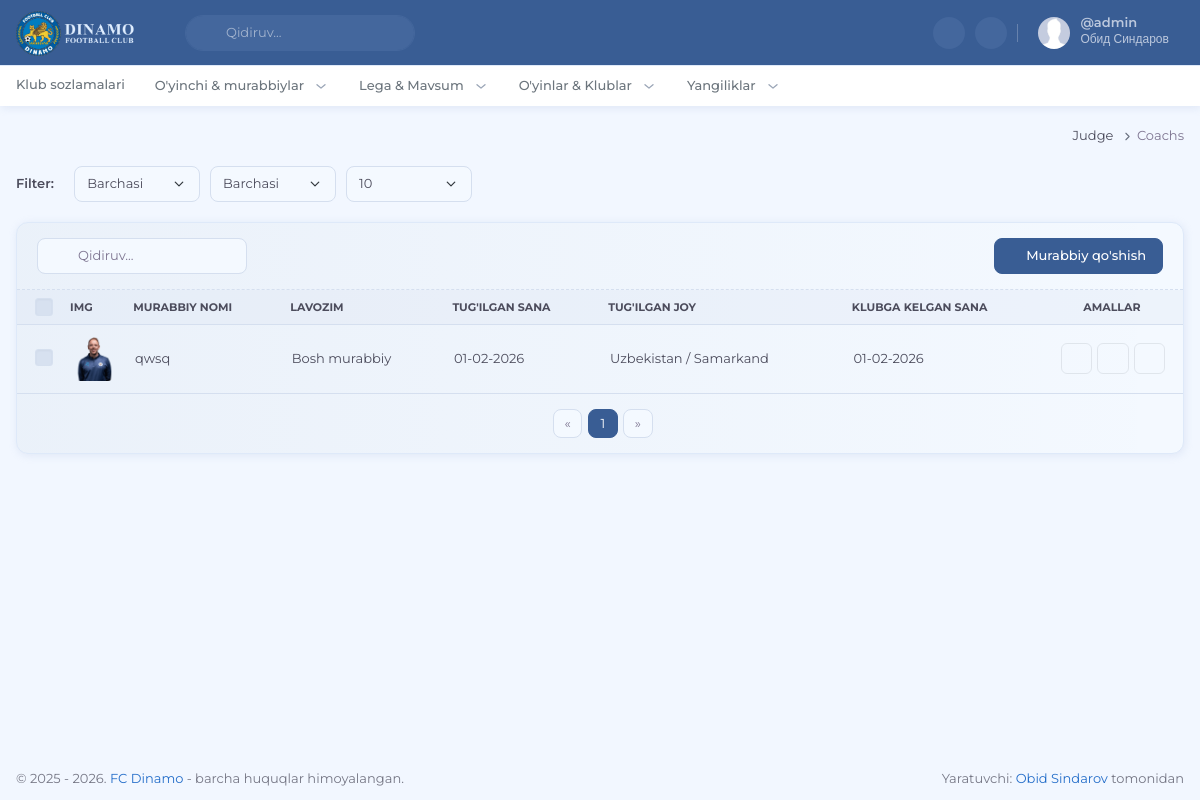
The page /judge/coachs (signed in) on the database its author committed.
### apps/users/models.py (models this page shows, shortened)
class CustomUser(AbstractUser):
    pass

### apps/teams/models.py (models this page shows, shortened)
class Coach(models.Model):
    name = models.CharField(max_length=255)
    position = models.ForeignKey(CoachPosition, on_delete=models.PROTECT)
    team_type = models.ForeignKey(TeamType, on_delete=models.PROTECT)
    date_of_birth = models.DateField(blank=True, null=True)
    location = models.CharField(max_length=100, blank=True, null=True)
    joined_date = models.DateField(blank=True, null=True)
    image = models.FileField(upload_to='coaches/', blank=True, null=True)
    biography = models.TextField()
    order = models.IntegerField(default=0)
    class Meta:
        ordering = ('order',)

class CoachPosition(models.Model):
    title = models.CharField(max_length=255)
    order = models.IntegerField(default=0)
    class Meta:
        ordering = ('order',)
    def __str__(self):
        return self.title

### apps/judge/views.py (the view, shortened to what this page needs)
# urls.py: path('coachs', views.judge_coachs, name='judge_coachs'),
@login_required
def judge_coachs(request):
    if not request.user.is_superuser:
        raise PermissionDenied
    per_page = request.GET.get('per_page', 10)
    category = request.GET.get('category')
    position = request.GET.get('position')
    coachs_list = Coach.objects.select_related('position', 'team_type').order_by('-id')
    positions = CoachPosition.objects.order_by('order')
    if category and category != "all":
        category = int(category)
        coachs_list = coachs_list.filter(team_type__id=category)
    if position and position != "all":
        position = int(position)
        coachs_list = coachs_list.filter(position__id=position)
    coachs_list, pagination_range = paginate_queryset(coachs_list, request, per_page=per_page)
    paths = [
        {'title': 'judge', 'url': 'judge', 'args': []},
        {'title': 'coachs', 'url': 'judge_coachs', 'args': []},
    ]
    context = {
        'category': category,
        'position': position,
        'positions': positions,
        'coachs_list': coachs_list,
        'pagination_range': pagination_range,
        'per_page': str(per_page),
        'paths': paths,
        'page_title': 'O\'yinchilarni sozlash'
    }
    context.update(get_base_context(request))
    return render(request, 'judge/players/coachs/coachs.html', context)

### apps/core/utils.py (called while the page is built)
def get_base_context(request):
    return {
        'current_year': datetime.now().year,
        'categorys': TeamType.objects.all().order_by('order')
    }

def get_pagination_range(current_page, total_pages, delta=1):
    range_with_dots = []
    left = current_page - delta
    right = current_page + delta + 1
    range_with_dots.append(1)
    if left > 2:
        range_with_dots.append('...')
    for i in range(max(left, 2), min(right, total_pages)):
        range_with_dots.append(i)
    if right < total_pages:
        range_with_dots.append('...')
    if total_pages > 1:
        range_with_dots.append(total_pages)
    return range_with_dots

def paginate_queryset(queryset, request, per_page=5):
    paginator = Paginator(queryset, per_page)
    page_number = request.GET.get('page')
    page_obj = paginator.get_page(page_number)
    pagination_range = get_pagination_range(page_obj.number, paginator.num_pages)
    return page_obj, pagination_range

### apps/judge/templates/judge/players/coachs/coachs.html (shortened to what this page needs)
{% extends "judge/judge.html" %} {% load static %} {% block title %}FC Dinamo - {{ page_title }}{% endblock title %} {% block css %}
<link href="{% static 'plugins/summernote/summernote-bs5.min.css' %}" rel="stylesheet" />
{% endblock css %}
{% block content %}
<div class="container-fluid">
    <div class="row">
        <div class="col-12">
            <div class="d-flex align-items-center gap-2 mb-3">
                <span class="me-2 fw-semibold">Filter:</span>
                <form method="get" class="d-flex gap-2">
                    <select class="form-select" name="category" onchange="this.form.submit()">
                        <option value="all">Barchasi</option>
                    </select>
                    <select class="form-select" name="position" onchange="this.form.submit()">
                        <option value="all">Barchasi</option>
                    </select>
                    <select class="form-select form-control my-1 my-md-0" name="per_page" onchange="this.form.submit()">
                        <option value="10" {% if per_page == "10" %}selected{% endif %}>10</option>
                    </select>
                </form>
            </div>
            <form method="post">
                <div data-table  data-table-rows-per-page="{{ per_page }}" class="card">
                    <div class="card-header border-light justify-content-between">
                        <div class="d-flex gap-2">
                            <div class="app-search">
                                <input data-table-search type="search" class="form-control" placeholder="Qidiruv..." />
                                <i class="ti ti-search app-search-icon text-muted"></i>
                            </div>
                        </div>
                        <div class="d-flex gap-1">
                            <a href="{% url 'judge_coachs_add' %}" class="btn btn-primary">
                                <i class="ti ti-plus me-1 fs-sm"></i>
                                Murabbiy qo'shish
                            </a>
                        </div>
                    </div>
                    <div class="table-responsive">
                        <table class="table table-custom table-centered table-select table-hover w-100 mb-0">
                            <thead class="bg-light align-middle bg-opacity-25 thead-sm">
                                <tr class="text-uppercase fs-xxs">
                                    <th class="ps-3" style="width: 1%">
                                        <input data-table-select-all class="form-check-input form-check-input-light fs-14 mt-0" type="checkbox" id="select-all-products" value="option" />
                                    </th>
                                    <th style="width: 1%;">Img</th>
                                    <th data-table-sort data-column="name">Murabbiy nomi</th>
                                    <th data-table-sort data-column="position">Lavozim</th>
                                    <th data-table-sort data-column="date_of_birth">Tug'ilgan sana</th>
                                    <th data-table-sort data-column="location">Tug'ilgan joy</th>
                                    <th data-table-sort data-column="joined_date">Klubga kelgan sana</th>
                                    <th class="text-center" style="width: 1%">Amallar</th>
                                </tr>
                            </thead>
                            <tbody>
                                {% for coach in coachs_list %}
                                <tr>
                                    <td class="ps-3">
                                        <input class="form-check-input form-check-input-light fs-14 product-item-check mt-0" type="checkbox" name="selected_ids" value="{{ coach.id }}" value="option" />
                                    </td>
                                    <td>
                                        <div class="avatar-lg d-flex justify-content-center align-items-center">
                                            <img src="{{ coach.image.url }}" alt="{{ coach.name }}" class="img-fluid rounded" />
                                        </div>
                                    </td>
                                    <td>
                                        {{ coach.name }}
                                    </td>
                                    <td>{{ coach.position }}</td>
                                    <td>{{ coach.date_of_birth|date:"d-m-Y" }}</td>
                                    <td>{{ coach.location }}</td>
                                    <td>{{ coach.joined_date|date:"d-m-Y" }}</td>
                                    <td>
                                        <div class="d-flex justify-content-center gap-1">
                                            <a href="{% url 'coach_detail' coach.id %}" class="btn btn-default btn-icon btn-sm">
                                                <i class="ti ti-eye fs-lg"></i>
                                            </a>
                                            <a href="{% url 'judge_coachs_edit' coach.id %}" class="btn btn-default btn-icon btn-sm">
                                                <i class="ti ti-edit fs-lg"></i>
                                            </a>
                                            <a href="{% url 'judge_coachs_delete' coach.id %}" class="btn btn-default btn-icon btn-sm single-delete-btn">
                                                <i class="ti ti-trash fs-lg"></i>
                                            </a>
                                        </div>
                                    </td>
                                </tr>
                                {% endfor %}
                            </tbody>
                        </table>
                    </div>
                    <div class="card-footer border-0">
                        <div class="d-flex justify-content-between align-items-center">
                            <ul class="pagination pagination-sm pagination-boxed mb-0 mx-auto">
                                <li class="page-item {% if not coachs_list.has_previous %}disabled{% endif %}">
                                    <a class="page-link" href="{% if coachs_list.has_previous %}?page={{ coachs_list.previous_page_number }}{% else %}#{% endif %}" aria-label="Previous">
                                        <span aria-hidden="true">&laquo;</span>
                                    </a>
                                </li>
                                {% for page in pagination_range %}
                                {% if page == '...' %}
                                <li class="page-item disabled"><span class="page-link">...</span></li>
                                {% elif page == coachs_list.number %}
                                <li class="page-item active"><a class="page-link" href="?{% if per_page %}per_page={{ per_page }}&{% endif %}page={{ page }}">{{ page }}</a></li>
                                {% else %}
                                <li class="page-item"><a class="page-link" href="?{% if category %}category={{ category }}&{% endif %}{% if position %}position={{ position }}&{% endif %}{% if per_page %}per_page={{ per_page }}&{% endif %}page={{ page }}">{{ page }}</a></li>
                                {% endif %}
                                {% endfor %}
                                <li class="page-item {% if not coachs_list.has_next %}disabled{% endif %}">
                                    <a class="page-link" href="{% if coachs_list.has_next %}?{% if category %}category={{ category }}&{% endif %}{% if position %}position={{ position }}&{% endif %}{% if per_page %}per_page={{ per_page }}&{% endif %}page={{ coachs_list.next_page_number }}{% else %}#{% endif %}" aria-label="Next">
                                        <span aria-hidden="true">&raquo;</span>
                                    </a>
                                </li>
                            </ul>
                        </div>
                    </div>
                </div>
            </form>
        </div>
    </div>
</div>
{% endblock content %}

### apps/core/templates/core/components/user-dropdown.html (shortened to what this page needs)
{% load static %}
{% if request.user.is_authenticated %}
<div id="user-dropdown-detailed" class="topbar-item nav-user">
    <div class="dropdown">
        <a class="topbar-link dropdown-toggle drop-arrow-none px-2" data-bs-toggle="dropdown" href="#!"
            aria-haspopup="false" aria-expanded="false">
            <img src="{% static 'images/user.jpg' %}" width="32" class="rounded-circle me-lg-2 d-flex"
                alt="user-image" />
            <div class="d-lg-flex align-items-center gap-1 d-none">
                <span>
                    <h5 class="my-0 lh-1 pro-username">@{{ request.user.username }}</h5>
                    <span class="fs-xs lh-1">{{ request.user.first_name }} {{ request.user.last_name }}</span>
                </span>
                <i class="ti ti-chevron-down align-middle"></i>
            </div>
        </a>
    </div>
</div>
{% endif %}

### rows shown on the page
CustomUser: user.username "admin", user.first_name "Обид", user.last_name "Синдаров"
Coach: image (picture), name "qwsq", position "Bosh murabbiy", date_of_birth "01-02-2026", location "Uzbekistan / Samarkand", joined_date "01-02-2026"

### other values the page prints
{{ item.title|title }} "Judge"
{{ item.title|title }} "Coachs"
{{ page }} "1"
